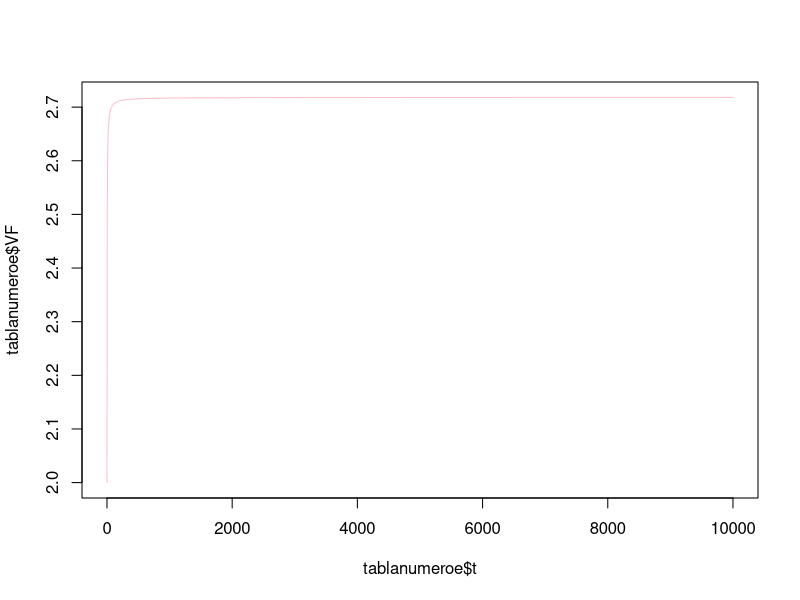

The R script that drew this image:
# Este es  nuestro primer script de R en clase:
# Creamos un objeto número llamado "a":
a=5
# Creamos un objeto númerico llamado "A":
A=5
# Creamos un objeto númerico llamado "A.2"
A.2=5
# Creamos un vector de números
vector1=c(1,2,pi,10)
# Creamos un vector con una secuencia de números del 1 al 100,000
t=1:100000
# Creamos una secuencia de números pero ahora se incrementan en #0.02 unidades
t2=seq(from=1,to=10,by=0.02)
# Creamos un objeto con una sola cadena de texto:
objetoTexto1="UMSNH"
# Creamos un vector con cadenas de texto:
vectorTexto1=c("FCCA","UMSNH","2024")

# Creamos un objeto tipo data.frame con los cálculos del número e:
# Creamos los objetos que serán insumos para el cálculo de VF:
i=1
nTotal= 10000
t=1:nTotal
VA=1
tablanumeroe= data.frame(
                         t=t,
                        VF=VA*(1+(i/t))^t
                         )
tablanumeroe
 # Creamos un objeto tipo lista con la tabla del número e y algunos otros objetos
objetoLista1=list(
                  tablaE=tablanumeroe,
                  valorActual=VA,
                  tasaInteres=i,
                  periodosSimulados=nTotal
                  )
 # Ahora grafico los valores de la tabla del numero e:
plot(x=tablanumeroe$t,y=tablanumeroe$VF,type="l",col="pink")
